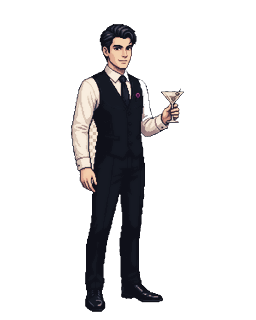
#> input picture assets/characters/npc_bartender_hub.png, 256 x 320 px; its folder holds 4 pictures in this run
$ python sync_atlases_and_manifests.py
#> lines starting #> are read from the running program, lines starting #| are printed output that depends on the picture
import os, json, hashlib, glob, re
from PIL import Image

def build_atlas(files, out_png, out_json, cols=6, cell_w=256, cell_h=256):
#> called with out_png = 'assets/atlases/protagonist_atlas.png', out_json = 'assets/atlases/protagonist_atlas.json', cols = 5, cell_w = 256, cell_h = 256
    rows = (len(files) + cols - 1) // cols
    atlas = Image.new("RGBA", (cols * cell_w, rows * cell_h), (0, 0, 0, 0))
#> atlas: PIL image 1280x256 RGBA; every value is 0
    frames = {}
    for idx, p in enumerate(files):
        im = Image.open(p).convert("RGBA")
#> im is the input picture: PIL image 256x320 RGBA; mean R, G, B, A 12.5, 11.6, 12.3, 45.7
        im.thumbnail((cell_w, cell_h), Image.Resampling.LANCZOS)
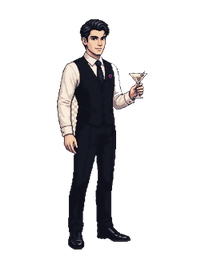
#> im: PIL image 205x256 RGBA; mean R, G, B, A 13, 12.1, 12.9, 45.7; transparent parts drawn white
        c, r = idx % cols, idx // cols
        ox = c * cell_w + (cell_w - im.width) // 2
#> ox = 25
        oy = r * cell_h + (cell_h - im.height) // 2
#> oy = 0
        atlas.alpha_composite(im, (ox, oy))
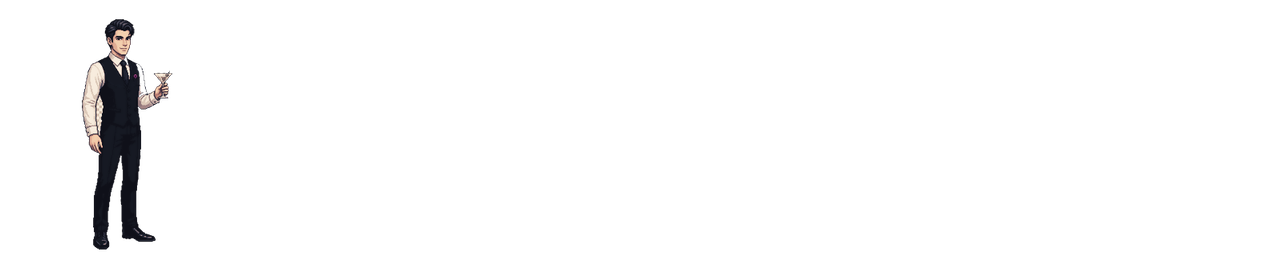
#> atlas: PIL image 1280x256 RGBA; mean R, G, B, A 2.1, 1.9, 2.1, 7.3; transparent parts drawn white
        fid = os.path.splitext(os.path.basename(p))[0]
        frames[fid] = {"x": c * cell_w, "y": r * cell_h, "w": cell_w, "h": cell_h, "src": p}
#> pass 2 of the loop in build_atlas, `for idx, p in enumerate(files):`:
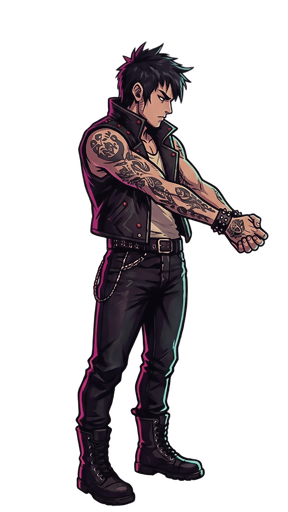
#> input picture assets/characters/player_aim_down_01.png, 288 x 512 px
#> in build_atlas, im is the input picture: PIL image 288x512 RGBA; mean R, G, B, A 18.4, 13.8, 15.9, 68.8
#> in build_atlas, `im.thumbnail((cell_w, cell_h), Image.Resampling.LANCZOS)`:
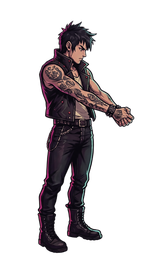
#> im: PIL image 144x256 RGBA; mean R, G, B, A 17.8, 13.3, 15.4, 68.8; transparent parts drawn white
#> in build_atlas, `atlas.alpha_composite(im, (ox, oy))`:
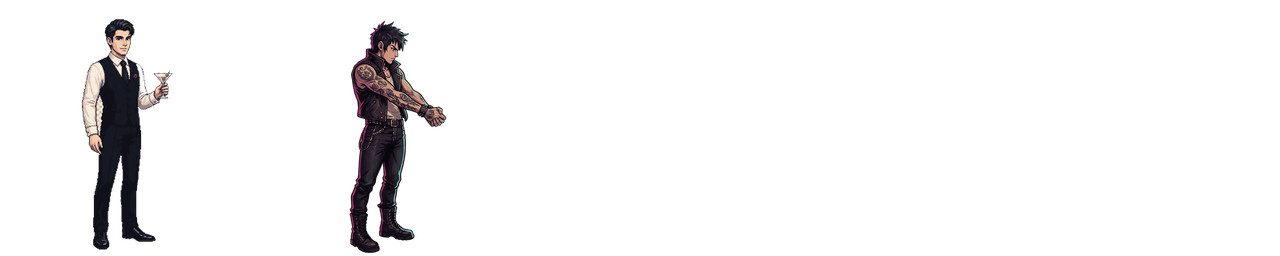
#> atlas: PIL image 1280x256 RGBA; mean R, G, B, A 4.1, 3.4, 3.8, 15.1; transparent parts drawn white
#> pass 3 of the loop in build_atlas, `for idx, p in enumerate(files):`:
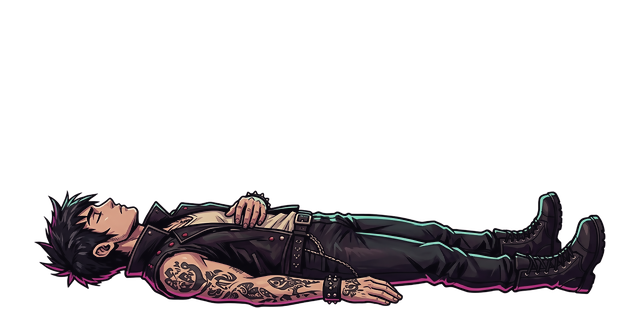
#> input picture assets/characters/player_death_00.png, 640 x 320 px
#> in build_atlas, im is the input picture: PIL image 640x320 RGBA; mean R, G, B, A 15.6, 12.1, 13.6, 56.2
#> in build_atlas, `im.thumbnail((cell_w, cell_h), Image.Resampling.LANCZOS)`:
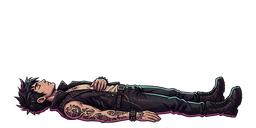
#> im: PIL image 256x128 RGBA; mean R, G, B, A 15, 11.6, 13, 56.2; transparent parts drawn white
#> in build_atlas, `atlas.alpha_composite(im, (ox, oy))`:
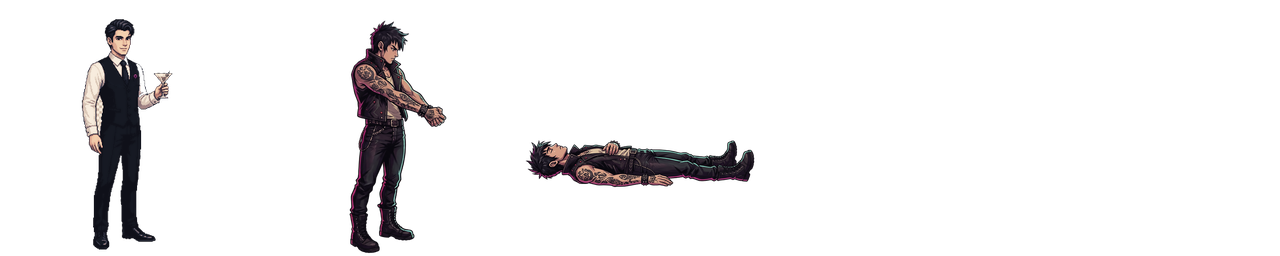
#> atlas: PIL image 1280x256 RGBA; mean R, G, B, A 5.6, 4.6, 5.1, 20.7; transparent parts drawn white
#> the loop made 4 passes; the first 3 are shown
    atlas.save(out_png, format="PNG", optimize=True)
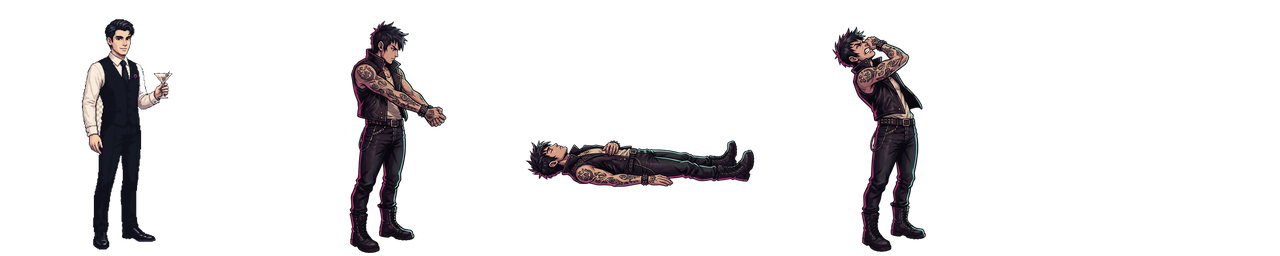
#> saved as protagonist_atlas.png: PIL image 1280x256 RGBA; mean R, G, B, A 7.4, 6, 6.8, 28.1; transparent parts drawn white
    with open(out_json, "w") as f:
        json.dump({"image": out_png, "width": atlas.width, "height": atlas.height, "frames": frames}, f, indent=2)
    print(f"Rebuilt {out_png} ({len(files)} frames)")

build_atlas(sorted(glob.glob("assets/characters/*.png")), "assets/atlases/protagonist_atlas.png", "assets/atlases/protagonist_atlas.json", cols=5, cell_w=256, cell_h=256)
build_atlas(sorted(glob.glob("assets/enemies/*.png")), "assets/atlases/enemies_atlas.png", "assets/atlases/enemies_atlas.json", cols=6, cell_w=256, cell_h=256)
#> (the run stopped early here; a loop or call above may not have finished)
